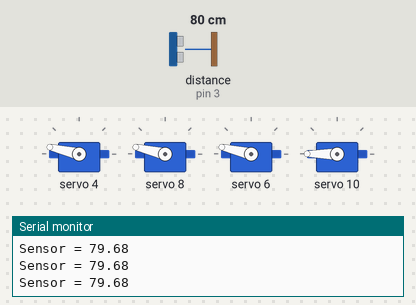
The sketch below on a simulated Arduino Uno, built with avr-gcc and run on an emulated ATmega328P. Parts: 4 × servo, the last lines printed to the serial monitor. Wiring (inferred from the names in the program): ultrasonic range finder: trigger pin 2; echo pin 3. The test bench sets the inputs (shaded band); at power-on: distance to the obstacle (sensor on pin 3) 80 cm. The echo pulse lasts 58.3 µs per cm.

Above: at 2.2 s.
2.3 s: distance to the obstacle (sensor on pin 3) set to 20 cm
3.8 s: distance to the obstacle (sensor on pin 3) set to 17 cm
At 5.4 s:
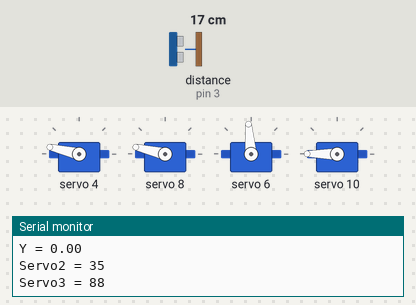
At 15.8 s:
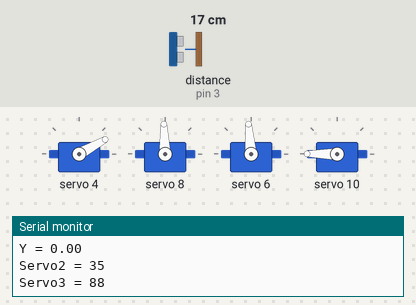
Timing chart, 0 to 23.4 s (numbered marks = the images above; inputs shaded):
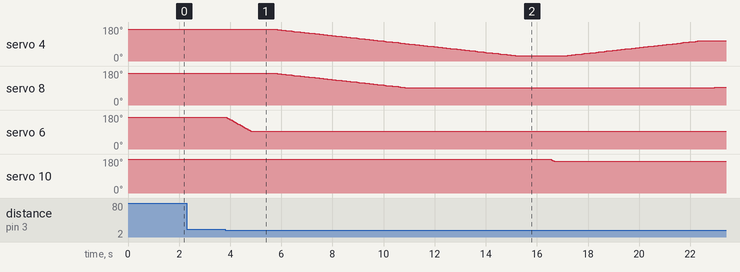

The sketch:

Inverse_kinematics_Code.ino
```cpp
#include <Wire.h>
#include "Adafruit_PWMServoDriver.h"

Adafruit_PWMServoDriver pwm =
Adafruit_PWMServoDriver();

// =====================================
// ULTRASONIC
// =====================================

#define TRIG_PIN 2

#define ECHO_PIN 3

// =====================================
// SERVO CHANNELS
// =====================================

const int SERVO2 = 4;

const int SERVO3 = 8;

const int SERVO5 = 6;

const int SERVO6 = 10;

// =====================================
// GRIPPER
// =====================================

int gripperOpen = 180;

int gripperClose = 150;

// =====================================
// SERVO5
// =====================================

// initial = 150
// detect  = 90

int servo5Initial = 150;

int servo5Detect = 90;

// =====================================
// LINK LENGTHS
// =====================================

float L1 = 12.0;

float L2 = 12.0;

// =====================================
// CALIBRATION
// =====================================

float servo2Horizontal = 35.0;

float servo3Horizontal = 88.0;

// =====================================
// CURRENT ANGLES
// =====================================

int currentServo2 = 150;

int currentServo3 = 150;

int currentServo5 = 150;

int currentServo6 = 180;

// =====================================
// THROW POSITION
// =====================================

int throwUpServo2 = 100;

int throwUpServo3 = 90;

// =====================================
// SPEED
// =====================================

int moveDelay = 80;

// =====================================
// STATUS
// =====================================

bool busy = false;

// =====================================
// MOVE SERVO
// =====================================

void moveServo(
  int channel,
  int angle
)
{
  angle =
  constrain(
    angle,
    0,
    180
  );

  int pwmValue =
  map(
    angle,
    0,
    180,
    100,
    650
  );

  pwm.setPWM(
    channel,
    0,
    pwmValue
  );
}

// =====================================
// ULTRASONIC
// =====================================

float getDistance()
{
  digitalWrite(
    TRIG_PIN,
    LOW
  );

  delayMicroseconds(2);

  digitalWrite(
    TRIG_PIN,
    HIGH
  );

  delayMicroseconds(10);

  digitalWrite(
    TRIG_PIN,
    LOW
  );

  long duration =
  pulseIn(
    ECHO_PIN,
    HIGH,
    30000
  );

  float distance =
  duration * 0.0343 / 2.0;

  return distance;
}

// =====================================
// MOVE GRIPPER
// =====================================

void moveGripper(int target)
{
  while (currentServo6 != target)
  {
    if (currentServo6 < target)
      currentServo6++;

    else if (currentServo6 > target)
      currentServo6--;

    moveServo(
      SERVO6,
      currentServo6
    );

    delay(15);
  }
}

// =====================================
// MOVE SERVO5
// =====================================

void moveServo5(int target)
{
  while (currentServo5 != target)
  {
    if (currentServo5 < target)
      currentServo5++;

    else if (currentServo5 > target)
      currentServo5--;

    moveServo(
      SERVO5,
      currentServo5
    );

    delay(15);
  }
}

// =====================================
// MOVE SERVO2 ONLY
// =====================================

void moveServo2Only(int target)
{
  while (currentServo2 != target)
  {
    if (currentServo2 < target)
      currentServo2++;

    else if (currentServo2 > target)
      currentServo2--;

    moveServo(
      SERVO2,
      currentServo2
    );

    delay(moveDelay);
  }
}

// =====================================
// MOVE SERVO3 ONLY
// =====================================

void moveServo3Only(int target)
{
  while (currentServo3 != target)
  {
    if (currentServo3 < target)
      currentServo3++;

    else if (currentServo3 > target)
      currentServo3--;

    moveServo(
      SERVO3,
      currentServo3
    );

    delay(moveDelay);
  }
}

// =====================================
// MOVE BOTH
// =====================================

void smoothMoveBoth(
  int target2,
  int target3
)
{
  while (
    currentServo2 != target2
    ||
    currentServo3 != target3
  )
  {
    // SERVO2

    if (currentServo2 < target2)
      currentServo2++;

    else if (currentServo2 > target2)
      currentServo2--;

    // SERVO3

    if (currentServo3 < target3)
      currentServo3++;

    else if (currentServo3 > target3)
      currentServo3--;

    // MOVE

    moveServo(
      SERVO2,
      currentServo2
    );

    moveServo(
      SERVO3,
      currentServo3
    );

    delay(moveDelay);
  }
}

// =====================================
// GET Y FROM X
// =====================================

float getY(float x)
{
  if (x <= 16)
    return 1;

  else if (x <= 17)
    return 2;

  else if (x <= 18)
    return 3;

  else if (x <= 20)
    return 4;

  else if (x <= 22)
    return 5;

  else if (x <= 24)
    return 5;

  else
    return 0;
}

// =====================================

void setup()
{
  Serial.begin(9600);

  pwm.begin();

  pwm.setPWMFreq(60);

  // =====================================
  // ULTRASONIC
  // =====================================

  pinMode(
    TRIG_PIN,
    OUTPUT
  );

  pinMode(
    ECHO_PIN,
    INPUT
  );

  delay(1000);

  // =====================================
  // INITIAL POSITION
  // =====================================

  moveServo(
    SERVO2,
    currentServo2
  );

  moveServo(
    SERVO3,
    currentServo3
  );

  moveServo(
    SERVO5,
    currentServo5
  );

  moveServo(
    SERVO6,
    currentServo6
  );

  Serial.println("ULTRASONIC AUTO PICK READY");
}

// =====================================

void loop()
{
  // =====================================
  // READ ULTRASONIC
  // =====================================

  float sensorDistance =
  getDistance();

  // =====================================
  // PRINT DISTANCE
  // =====================================

  Serial.print("Sensor = ");

  Serial.println(sensorDistance);

  // =====================================
  // SENSOR RANGE
  // SENSOR : 10 -> 18
  // ROBOT  : 16 -> 24
  // =====================================

  if (
    sensorDistance >= 13
    &&
    sensorDistance <= 18
    &&
    busy == false
  )
  {
    busy = true;

    // =====================================
    // SERVO5 DOWN
    // =====================================

    moveServo5(
      servo5Detect
    );

    delay(500);

    // =====================================
    // SHIFT
    // =====================================

    float x =
    sensorDistance + 8;

    // =====================================
    // AUTO Y
    // =====================================

    float y =
    getY(x);

    // =====================================
    // IK
    // =====================================

    float D =
    (
      x * x +
      y * y -
      L1 * L1 -
      L2 * L2
    )
    /
    (
      2 * L1 * L2
    );

    D =
    constrain(
      D,
      -1,
      1
    );

    // =====================================
    // ELBOW-UP
    // =====================================

    float theta2 =
    -acos(D);

    float theta1 =
    atan2(y, x)
    -
    atan2(
      L2 * sin(theta2),
      L1 + L2 * cos(theta2)
    );

    // =====================================
    // DEGREE
    // =====================================

    theta1 =
    theta1 * 180.0 / PI;

    theta2 =
    theta2 * 180.0 / PI;

    theta2 =
    abs(theta2);

    // =====================================
    // SERVO ANGLES
    // =====================================

    int servo2Angle =
    servo2Horizontal
    +
    theta1;

    int servo3Angle =
    servo3Horizontal
    +
    theta2;

    // =====================================
    // LIMITS
    // =====================================

    servo2Angle =
    constrain(
      servo2Angle,
      0,
      180
    );

    servo3Angle =
    constrain(
      servo3Angle,
      88,
      163
    );

    // =====================================
    // PRINT
    // =====================================

    Serial.println("OBJECT DETECTED");

    Serial.print("Sensor Distance = ");

    Serial.println(sensorDistance);

    Serial.print("Robot X = ");

    Serial.println(x);

    Serial.print("Y = ");

    Serial.println(y);

    Serial.print("Servo2 = ");

    Serial.println(servo2Angle);

    Serial.print("Servo3 = ");

    Serial.println(servo3Angle);

    // =====================================
    // OPEN GRIPPER
    // =====================================

    moveGripper(
      gripperOpen
    );

    delay(500);

    // =====================================
    // GO TO OBJECT
    // =====================================

    smoothMoveBoth(
      servo2Angle,
      servo3Angle
    );

    delay(1000);

    // =====================================
    // CLOSE GRIPPER
    // =====================================

    moveGripper(
      gripperClose
    );

    delay(500);

    // =====================================
    // LIFT SERVO2
    // =====================================

    moveServo2Only(
      throwUpServo2
    );

    delay(500);

    // =====================================
    // LIFT SERVO3
    // =====================================

    moveServo3Only(
      throwUpServo3
    );

    delay(500);

    // =====================================
    // THROW
    // =====================================
    delay(15000);

    moveGripper(
      gripperOpen
    );

    delay(1000);

    // =====================================
    // SERVO5 BACK
    // =====================================

    moveServo5(
      servo5Initial
    );

    delay(2000);

// =====================================
// RETURN TO INITIAL POSITION
// =====================================

smoothMoveBoth(
  150,
  150
);

delay(1000);

// =====================================
// OPEN GRIPPER
// =====================================

moveGripper(
  gripperOpen
);

delay(500);

    // =====================================
    // READY AGAIN
    // =====================================

    busy = false;
  }

  delay(200);
}
```

Measured:
- the behaviour switches between 19 and 18 cm on distance to the obstacle (sensor on pin 3) (found by bisection; images 0 and 1)
- after the input at 3.8 s, servo 6: moves from 167° to 95° over 0.95 s, starting after 0.06 s; servo 10: 180° → 167° after 12.7 s
